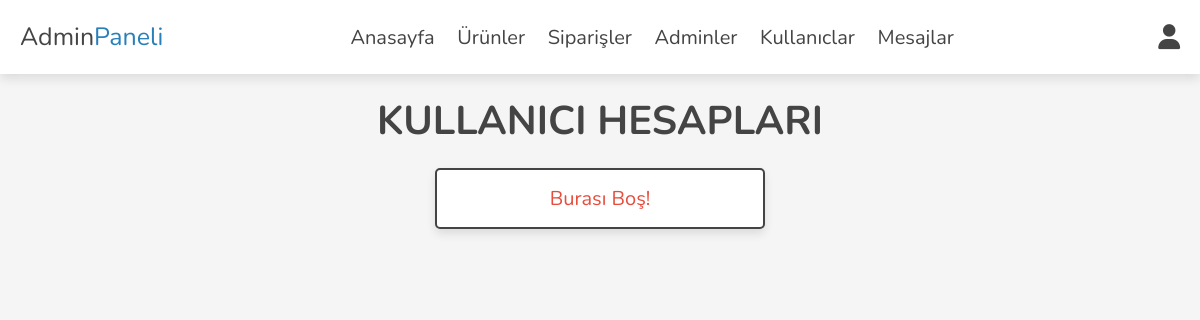
Page /admin/users_accounts.php (signed in) on the earlier database version.
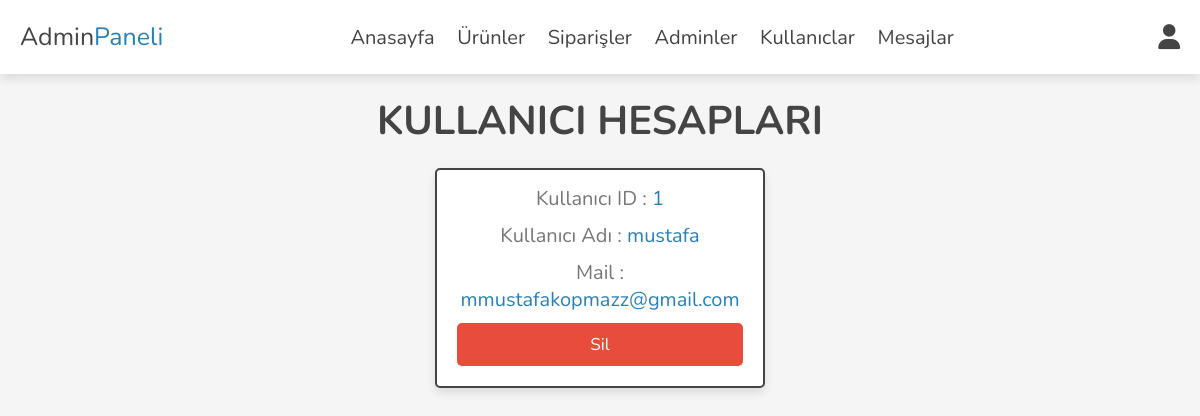
Same page on the later database version.
### tables this page shows
CREATE TABLE `users` (
  `id` int(100) NOT NULL,
  `name` varchar(20) NOT NULL,
  `email` varchar(50) NOT NULL,
  `password` varchar(50) NOT NULL
);

### admin/users_accounts.php (the view, shortened to what this page needs)
<?php
include '../components/connect.php';
?>
<!DOCTYPE html>
<html lang="en">
<head>
   <link rel="stylesheet" href="https://cdnjs.cloudflare.com/ajax/libs/font-awesome/6.1.1/css/all.min.css">
   <link rel="stylesheet" href="../css/admin_style.css">
</head>
<body>
<?php include '../components/admin_header.php'; ?>
<section class="accounts">
   <h1 class="heading">Kullanıcı Hesapları</h1>
   <div class="box-container">
   <?php
      $select_accounts = $conn->prepare("SELECT * FROM `users`");
      $select_accounts->execute();
      if($select_accounts->rowCount() > 0){
         while($fetch_accounts = $select_accounts->fetch(PDO::FETCH_ASSOC)){
   ?>
   <div class="box">
      <p> Kullanıcı ID : <span><?= $fetch_accounts['id']; ?></span> </p>
      <p> Kullanıcı Adı : <span><?= $fetch_accounts['name']; ?></span> </p>
      <p> Mail : <span><?= $fetch_accounts['email']; ?></span> </p>
      <a href="users_accounts.php?delete=<?= $fetch_accounts['id']; ?>" onclick="return confirm('Silmek istediğine eminmisin?')" class="delete-btn">Sil</a>
   </div>
   <?php
         }
      }else{
         echo '<p class="empty">Burası Boş!</p>';
      }
   ?>
   </div>
</section>
</body>
</html>

Differences in the rows shown:
added users: id "1", name "mustafa", email "mmustafakopmazz@gmail.com"
Other differences:
text no longer shown: "Burası Boş!"
